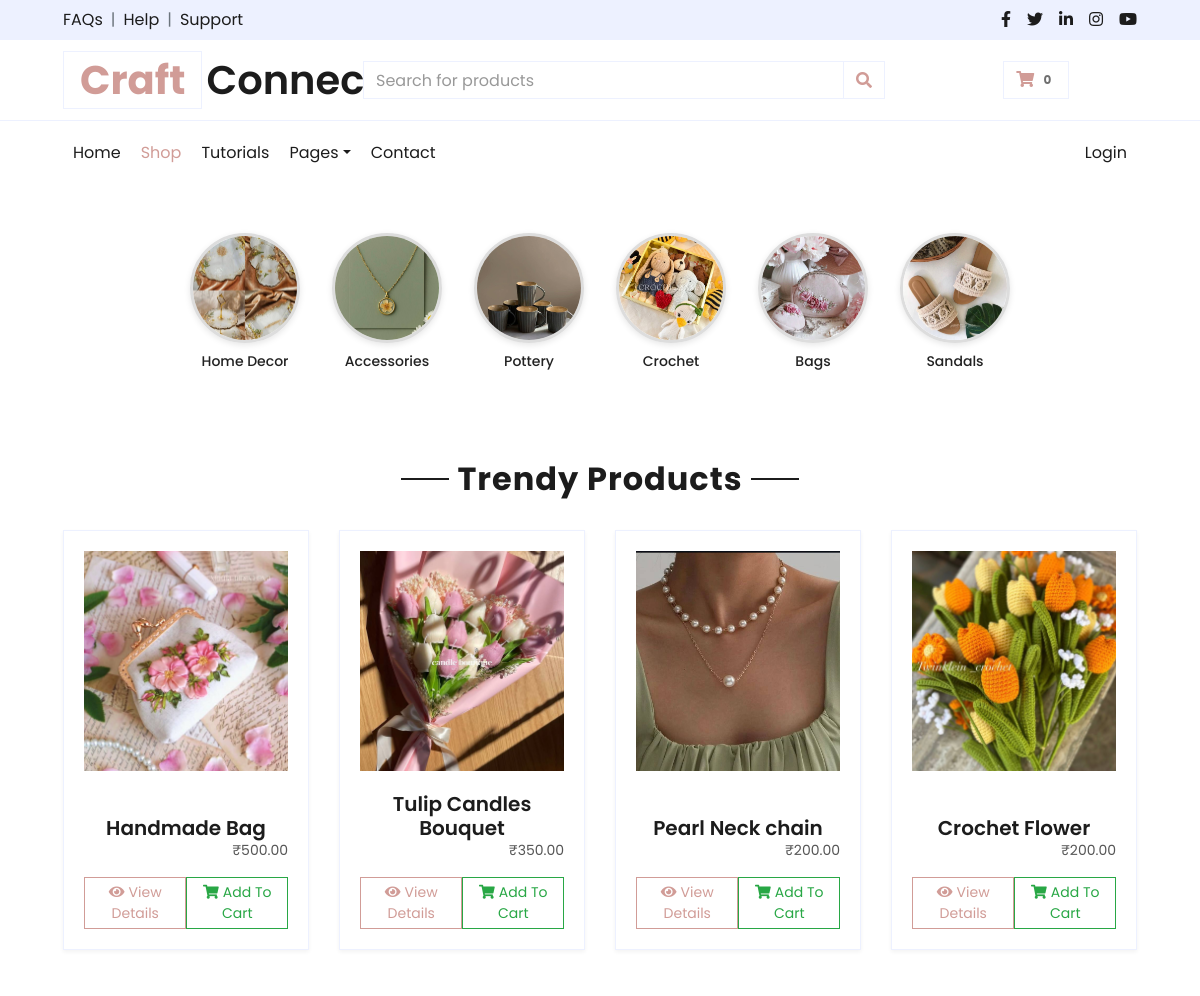
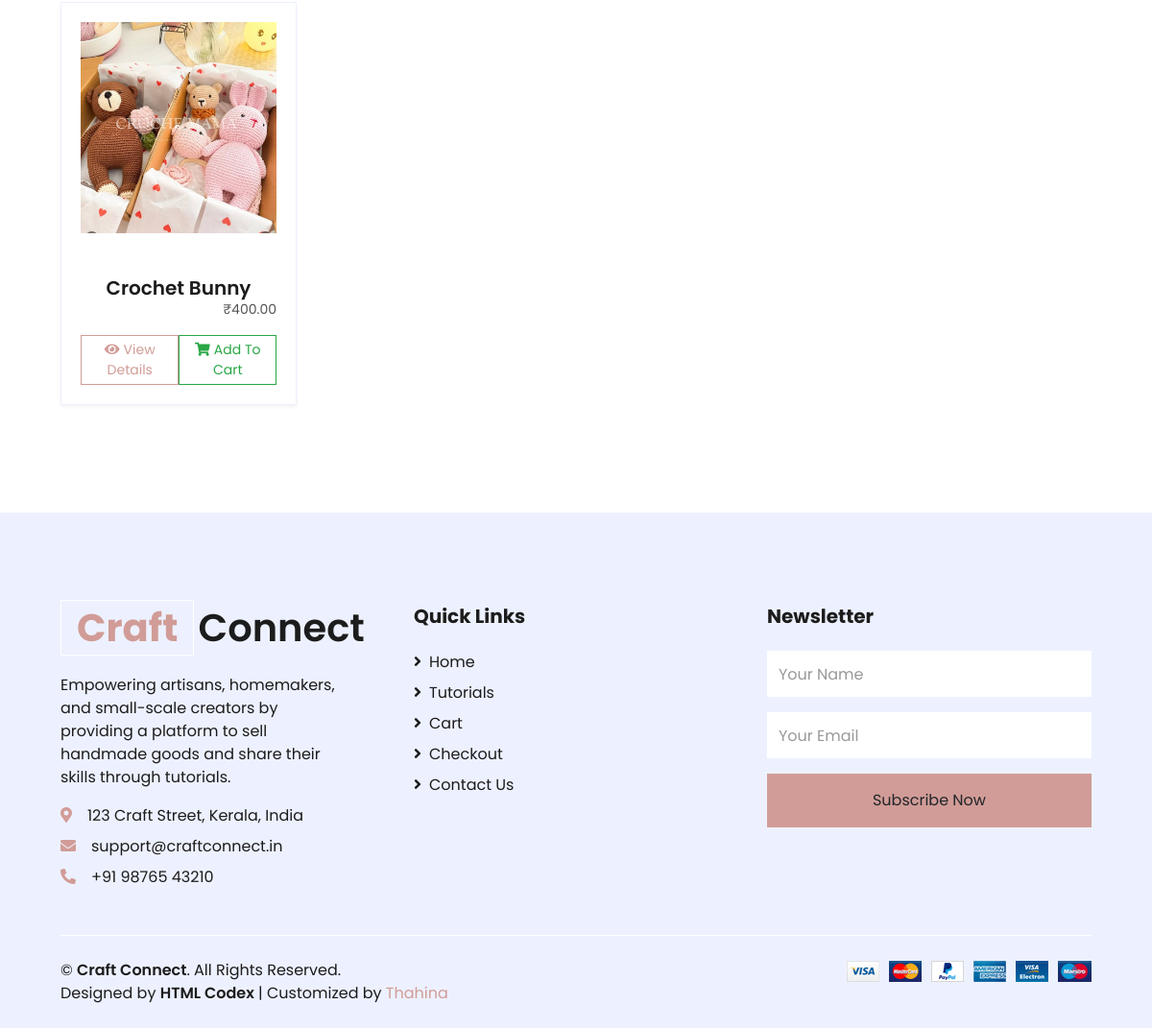
Page /home/shop.php on the committed database (2 pictures, top to bottom).
### tables this page shows
CREATE TABLE `products` (
  `id` int(11) NOT NULL,
  `seller_id` int(11) NOT NULL,
  `name` varchar(100) NOT NULL,
  `description` text DEFAULT NULL,
  `category` varchar(50) NOT NULL,
  `price` decimal(10,2) NOT NULL,
  `stock` int(11) NOT NULL,
  `image_url` varchar(255) DEFAULT NULL,
  `created_at` datetime DEFAULT current_timestamp()
);

### home/shop.php (the view, shortened to what this page needs)
<?php
$user_name = $_SESSION['user_name'] ?? 'Guest';
$profile_img = $_SESSION['profile_img'] ?? 'img/default-user.png';
$conn = new mysqli("localhost", "root", "", "craftconnect");
$page = isset($_GET['page']) ? (int) $_GET['page'] : 1;
$limit = 9;
$start = ($page - 1) * $limit;
$products = [];
$sql = "SELECT id, name, category, price, image_url FROM products ORDER BY created_at DESC LIMIT ?, ?";
$stmt = $conn->prepare($sql);
$stmt->bind_param("ii", $start, $limit);
$stmt->execute();
$result = $stmt->get_result();
if ($result->num_rows > 0) {
    while ($row = $result->fetch_assoc()) {
        $products[] = $row;
    }
}
?>
<!DOCTYPE html>
<html lang="en">
<head>
    <link href="https://cdnjs.cloudflare.com/ajax/libs/font-awesome/5.10.0/css/all.min.css" rel="stylesheet">
    <link href="lib/owlcarousel/assets/owl.carousel.min.css" rel="stylesheet">
    <link href="css/style.css" rel="stylesheet">
</head>
<body>
    <div class="container-fluid">
        <div class="row bg-secondary py-2 px-xl-5">
            <div class="col-lg-6 d-none d-lg-block">
                <div class="d-inline-flex align-items-center">
                    <a class="text-dark" href="">FAQs</a>
                    <span class="text-muted px-2">|</span>
                    <a class="text-dark" href="">Help</a>
                    <span class="text-muted px-2">|</span>
                    <a class="text-dark" href="">Support</a>
                </div>
            </div>
            <div class="col-lg-6 text-center text-lg-right">
                <div class="d-inline-flex align-items-center">
                    <a class="text-dark px-2" href="https://www.facebook.com/profile.php?id=61578561308304">
                        <i class="fab fa-facebook-f"></i>
                    </a>
                    <a class="text-dark px-2" href="">
                        <i class="fab fa-twitter"></i>
                    </a>
                    <a class="text-dark px-2" href="">
                        <i class="fab fa-linkedin-in"></i>
                    </a>
                    <a class="text-dark px-2"
                        href="https://www.instagram.com/cra_ftconnect?igsh=MTk1dHprYjM3OXY1MA%3D%3D&utm_source=qr">
                        <i class="fab fa-instagram"></i>
                    </a>
                    <a class="text-dark pl-2" href="http://youtube.com/@tutaart">
                        <i class="fab fa-youtube"></i>
                    </a>
                </div>
            </div>
        </div>
        <div class="row align-items-center py-3 px-xl-5">
            <div class="col-lg-3 d-none d-lg-block">
                <a href="" class="text-decoration-none">
                    <h1 class="m-0 display-5 font-weight-semi-bold"><span
                            class="text-primary font-weight-bold border px-3 mr-1">Craft</span>Connect</h1>
                </a>
            </div>
            <div class="col-lg-6 col-6 text-left ml-4">
                <form action="">
                    <div class="input-group">
                        <input type="text" class="form-control" placeholder="Search for products">
                        <div class="input-group-append">
                            <span class="input-group-text bg-transparent text-primary">
                                <i class="fa fa-search"></i>
                            </span>
                        </div>
                    </div>
                </form>
            </div>
            <div class="col-md-2 col-2 text-right">
                <a href="cart.php" class="btn border">
                    <i class="fas fa-shopping-cart text-primary"></i>
                    <span class="badge">0</span>
                </a>
            </div>
        </div>
    </div>
    <div class="container-fluid mb-5">
        <div class="row border-top px-xl-5">
            <div class="col-lg-12">
                <nav class="navbar navbar-expand-lg bg-light navbar-light py-3 py-lg-0 px-0">
                    <div class="collapse navbar-collapse justify-content-between" id="navbarCollapse">
                        <div class="navbar-nav mr-auto py-0">
                            <a href="index.php" class="nav-item nav-link ">Home</a>
                            <a href="shop.php" class="nav-item nav-link active">Shop</a>
                            <a href="tutorial.php" class="nav-item nav-link">Tutorials</a>
                            <div class="nav-item dropdown">
                                <a href="#" class="nav-link dropdown-toggle" data-toggle="dropdown">Pages</a>
                            </div>
                            <a href="contact.php" class="nav-item nav-link">Contact</a>
                        </div>
                        <div class="navbar-nav ml-auto py-0 d-flex align-items-center gap-3">
                            <?php if (isset($_SESSION['user_id'])): ?>
                                <div class="d-flex align-items-center gap-2">
                                    <div class="profile-img" style="
                                    width: 35px;
                                    height: 35px;
                                    border-radius: 50%;
                                    background-image: url('<?php echo htmlspecialchars($profile_img); ?>');
                                    background-size: cover;
                                    background-position: center;
                                    border: 1px solid #ccc;
                                "></div>
                                    <span class="nav-item nav-link mb-0">
                                        <i class="las la-user"></i>
                                        Hello, <strong><?php echo htmlspecialchars($user_name); ?></strong>
                                    </span>
                                    <a href="logout.php" class="nav-item nav-link text-danger">
                                        <i class="las la-sign-out-alt"></i> Logout
                                    </a>
                                </div>
                            <?php else: ?>
                                <a href="login.html" class="nav-item nav-link">
                                    <i class="las la-sign-in-alt"></i> Login
                                </a>
                            <?php endif; ?>
                        </div>
                    </div>
                </nav>
            </div>
        </div>
    </div>
    <div class="container my-4">
        <div class="d-flex justify-content-center align-items-center flex-wrap gap-4">
            <div class="text-center mx-3">
                <div class="category-circle">
                    <a href="decore.php"><img src="img/resin3.jpg" alt="Home Decor"></a>
                </div>
                <p class="mt-2 font-weight-medium">Home Decor</p>
            </div>
            <div class="text-center mx-3">
                <div class="category-circle">
                    <a href="accessories.php"><img src="img/resinjwl12.jpg" alt="Accessories"></a>
                </div>
                <p class="mt-2 font-weight-medium">Accessories</p>
            </div>
            <div class="text-center mx-3">
                <div class="category-circle">
                    <a href="pottery.php"><img src="img/cup4.jpg" alt="Pottery"></a>
                </div>
                <p class="mt-2 font-weight-medium">Pottery</p>
            </div>
            <div class="text-center mx-3">
                <div class="category-circle">
                    <a href="crochet.php"><img src="img/tou8.jpg" alt="Crochet"></a>
                </div>
                <p class="mt-2 font-weight-medium">Crochet</p>
            </div>
            <div class="text-center mx-3">
                <div class="category-circle">
                    <a href="bags.php"><img src="img/bag10.jpg" alt="Bags"></a>
                </div>
                <p class="mt-2 font-weight-medium">Bags</p>
            </div>
            <div class="text-center mx-3">
                <div class="category-circle">
                    <a href="sandals.php"><img src="img/sandal5.jpg" alt="Sandals"></a>
                </div>
                <p class="mt-2 font-weight-medium">Sandals</p>
            </div>
        </div>
    </div>
    <div class="container-fluid pt-5">
        <div class="text-center mb-4">
            <h2 class="section-title px-5"><span class="px-2">Trendy Products</span></h2>
        </div>
        <div class="row px-xl-5 pb-3">
            <?php if (count($products) > 0): ?>
                <?php foreach ($products as $product): ?>
                    <div class="col-lg-3 col-md-6 mb-4">
                        <div class="cat-item d-flex flex-column border mb-4">
                            <div class="cat-img position-relative overflow-hidden">
                                <?php
                                $img = !empty($product['image_url']) ? 'img/' . basename($product['image_url']) : 'img/no-image.png';
                                ?>
                                <img src="<?php echo $img; ?>" alt="<?php echo htmlspecialchars($product['name']); ?>"
                                    class="product-img img-fluid" style="height: 220px; object-fit: cover; width: 100%;">
                            </div>
                            <h5 class="font-weight-semi-bold m-0 mt-2"><?php echo htmlspecialchars($product['name']); ?></h5>
                            <p>₹<?php echo htmlspecialchars($product['price']); ?></p>
                            <div class="d-flex justify-content-between mt-2">
                                <a href="detail.php?id=<?php echo $product['id']; ?>" class="btn btn-sm btn-outline-primary">
                                    <i class="fas fa-eye mr-1"></i>View Details
                                </a>
                                <a href="cart.php?id=<?php echo $product['id']; ?>&qty=1"
                                    class="btn btn-sm btn-outline-success">
                                    <i class="fas fa-shopping-cart mr-1"></i>Add To Cart
                                </a>
                            </div>
                        </div>
                    </div>
                <?php endforeach; ?>
            <?php endif; ?>
        </div>
    </div>
    <div class="container-fluid bg-secondary text-dark mt-5 pt-5">
        <div class="row px-xl-5 pt-5">
            <div class="col-lg-4 col-md-12 mb-5 pr-3 pr-xl-5">
                <a href="#" class="text-decoration-none">
                    <h1 class="mb-4 display-5 font-weight-semi-bold">
                        <span class="text-primary font-weight-bold border border-white px-3 mr-1">Craft</span>Connect
                    </h1>
                </a>
                <p>Empowering artisans, homemakers, and small-scale creators by providing a platform to sell handmade
                    goods and share their skills through tutorials.</p>
                <p class="mb-2"><i class="fa fa-map-marker-alt text-primary mr-3"></i>123 Craft Street, Kerala, India
                </p>
                <p class="mb-2"><i class="fa fa-envelope text-primary mr-3"></i>support@craftconnect.in</p>
                <p class="mb-0"><i class="fa fa-phone-alt text-primary mr-3"></i>+91 98765 43210</p>
            </div>
            <div class="col-lg-4 col-md-6 mb-5">
                <h5 class="font-weight-bold text-dark mb-4">Quick Links</h5>
                <div class="d-flex flex-column justify-content-start">
                    <a class="text-dark mb-2" href="index.php"><i class="fa fa-angle-right mr-2"></i>Home</a>
                    <a class="text-dark mb-2" href="tutorials.php"><i class="fa fa-angle-right mr-2"></i>Tutorials</a>
                    <a class="text-dark mb-2" href="cart.php"><i class="fa fa-angle-right mr-2"></i>Cart</a>
                    <a class="text-dark mb-2" href="checkout.php"><i class="fa fa-angle-right mr-2"></i>Checkout</a>
                    <a class="text-dark" href="contact.php"><i class="fa fa-angle-right mr-2"></i>Contact Us</a>
                </div>
            </div>
            <div class="col-lg-4 col-md-6 mb-5">
                <h5 class="font-weight-bold text-dark mb-4">Newsletter</h5>
                <form>
                    <div class="form-group">
                        <input type="text" class="form-control border-0 py-4" placeholder="Your Name" required />
                    </div>
                    <div class="form-group">
                        <input type="email" class="form-control border-0 py-4" placeholder="Your Email" required />
                    </div>
                    <div>
                        <button class="btn btn-primary btn-block border-0 py-3" type="submit">Subscribe Now</button>
                    </div>
                </form>
            </div>
        </div>
        <div class="row border-top border-light mx-xl-5 py-4">
            <div class="col-md-6 px-xl-0 text-center text-md-left">
                <p class="mb-md-0 text-dark">
                    &copy; <a class="text-dark font-weight-semi-bold" href="#">Craft Connect</a>. All Rights
                    Reserved.<br>
                    Designed by <a class="text-dark font-weight-semi-bold" href="https://htmlcodex.com"
                        target="_blank">HTML Codex</a>
                    | Customized by <a href="#">Thahina</a>
                </p>
            </div>
            <div class="col-md-6 px-xl-0 text-center text-md-right">
                <img class="img-fluid" src="img/payments.png" alt="Payment Methods">
            </div>
        </div>
    </div>
</body>
</html>

### home/shop.php (style rules this page uses)
.category-circle { width: 110px; height: 110px; border-radius: 50%; overflow: hidden; border: 3px solid #ddd; box-shadow: 0 2px 6px rgba(0, 0, 0, 0.1); transition: transform 0.3s; }
.category-circle img { width: 100%; height: 100%; object-fit: cover; }
.font-weight-medium { font-weight: 500; font-size: 14px; color: #222; }
.cat-item { height: 420px; display: flex; flex-direction: column; justify-content: space-between; padding: 20px; border: 1px solid #ddd; box-shadow: 0 2px 4px rgba(0, 0, 0, 0.05); transition: transform 0.3s; }
.cat-img { height: 270px; width: 100%; overflow: hidden; }
.cat-img img { height: 100%; width: 100%; object-fit: cover; display: block; }
.cat-item p { margin-bottom: 0.5rem; text-align: right; font-size: 14px; color: #555; }
.cat-item h5 { text-align: center; margin-top: 10px; font-weight: 600; }
.product-img { height: 250px; overflow: hidden; }

### rows in the picture
products: image_url (picture), name "Handmade Bag", price "500.00"
products: image_url (picture), name "Tulip Candles Bouquet", price "350.00"
products: image_url (picture), name "Pearl Neck chain", price "200.00"
products: image_url (picture), name "Crochet Flower", price "200.00"
products: image_url (picture), name "Crochet Bunny", price "400.00"
